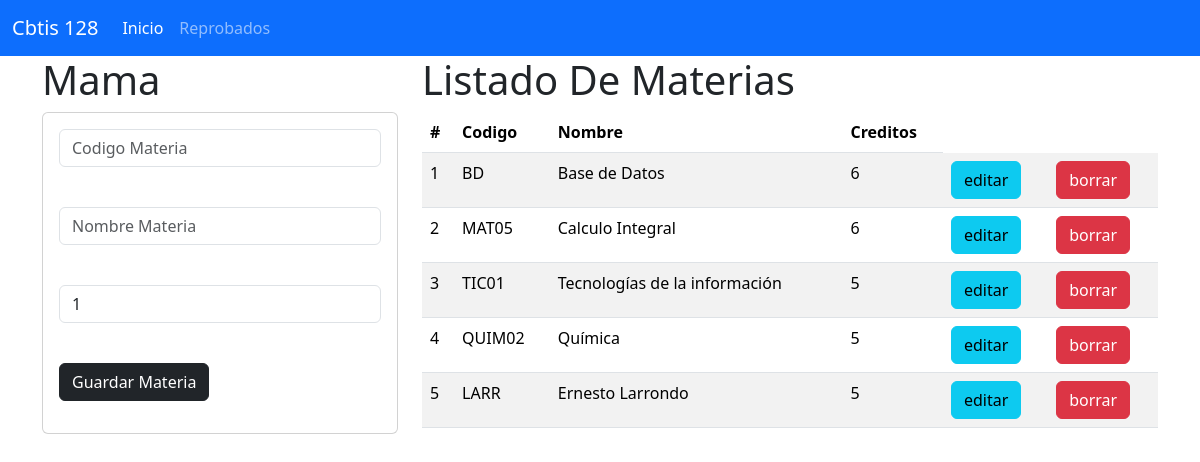
The page / on the database its author committed.
### materia_app/models.py (models this page shows, shortened)
class Materia (models.Model):
    codigo = models.CharField(primary_key=True, max_length=6)
    nombre = models.CharField(max_length=100)
    creditos = models.PositiveSmallIntegerField()

### materia_app/views.py (the view)
# urls.py: path("", views.inicio_vistas, name="inicio_vistas"),
def inicio_vistas (request):
    lasmaterias = Materia.objects.all()
    return render(request, "gestionarMaterias.html",{"mismaterias": lasmaterias})

### materia_app/templates/gestionarMaterias.html
{% extends "base.html" %}
{% block cuerpo %}
    <div class="row">
    <div class="col-sm-12 col-md-4 col-lg-4 xl-4">
        <h1> Mama </h1>
        <div class="card">
          <div class="card-body">
            <form action="registrarMateria/" method="post"> {% csrf_token %}
              <div class="form-group">
                <input type="text" id="txtcodigo" name="txtcodigo" class="form-control"
                placeholder="Codigo Materia" minlenght="1" maxlenght="6" required><br>
              </div>
              <div class="form-group py-3">
                <input type="text" id="txtnombre" name="txtnombre" class="form-control"
                placeholder="Nombre Materia" minlenght="1" maxlenght="100" required><br>
              </div>
              <div class="form-group">
                <input type="text" class="form-control" id="numcredito" name="numcredito"
                placeholder="Creditos Materia" min="1" max="9" value="1" required><br>
              </div>
              <div class="form-group py-3">
                <button type="submit" class="btn btn-dark"> Guardar Materia </button><br>
              </div>
            </form>
          </div>
        </div>
    </div>
    <div class="col-sm-12 col-md-8 col-lg-8 xl-8">
        <h1> Listado De Materias </h1>
            <table class="table table-striped">
            <thead>
              <tr>
                <th scope="col">#</th>
                <th scope="col">Codigo </th>
                <th scope="col">Nombre </th>
                <th scope="col">Creditos </th>
              </tr>
            </thead>
            <tbody>
              {% for m in mismaterias %}
              <tr>
                <td>
                  {{forloop.counter}}
                </td>
                <td>
                  {{m.codigo}}
                </td>
                <td>
                  {{m.nombre}}
                </td>
                <td>
                  {{m.creditos}}
                </td>
                <td>
                  <a href="seleccionarMateria/{{m.codigo}}" class="btn btn-info"> editar </a>
                </td>
                <td>
                  <a href="borrarMateria/{{m.codigo}}" class="btn btn-danger"> borrar </a>
                </td>
              </tr>
              {% endfor %}
            </tbody>
          </table>
    </div>
    </div>
{% endblock %}

### materia_app/templates/base.html (shortened to what this page needs)
<!doctype html>
<html lang="es">
<head>
    <link href="https://cdn.jsdelivr.net/npm/bootstrap@5.3.3/dist/css/bootstrap.min.css" rel="stylesheet">
</head>
<body>
    <nav class="navbar navbar-expand-lg bg-primary" data-bs-theme="dark">
        <div class="container-fluid">
          <a class="navbar-brand" href="#"> Cbtis 128</a>
          <div class="collapse navbar-collapse" id="navbarNav">
            <ul class="navbar-nav">
              <li class="nav-item">
                <a class="nav-link active" aria-current="page" href="#"> Inicio </a>
              </li>
              <li class="nav-item">
                <a class="nav-link" href="#"> Reprobados </a>
              </li>
            </ul>
          </div>
        </div>
      </nav>
    <div class="container">
        {% block cuerpo %}
        {% endblock %}
    </div>
</body>
</html>

### rows shown on the page
Materia: codigo "BD", nombre "Base de Datos", creditos "6"
Materia: codigo "MAT05", nombre "Calculo Integral", creditos "6"
Materia: codigo "TIC01", nombre "Tecnologías de la información", creditos "5"
Materia: codigo "QUIM02", nombre "Química", creditos "5"
Materia: codigo "LARR", nombre "Ernesto Larrondo", creditos "5"
